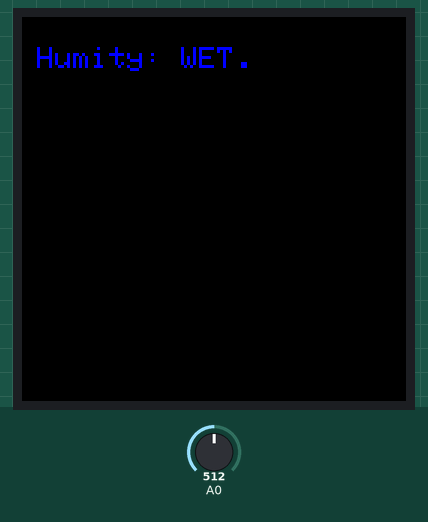
This sketch was run on a simulated ESP8266 (NodeMCU). On the bench: 128×128 colour display. Inputs (shaded band) come from the test bench; at power-on: A0 = 512.

Above: at 1.3 s.
1.4 s: A0 set to 592
2.9 s: A0 set to 616
At 4.5 s:
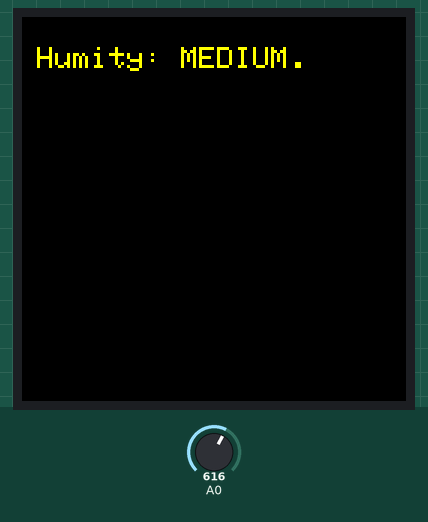
4.8 s: A0 set to 686
6.3 s: A0 set to 711
At 7.2 s:
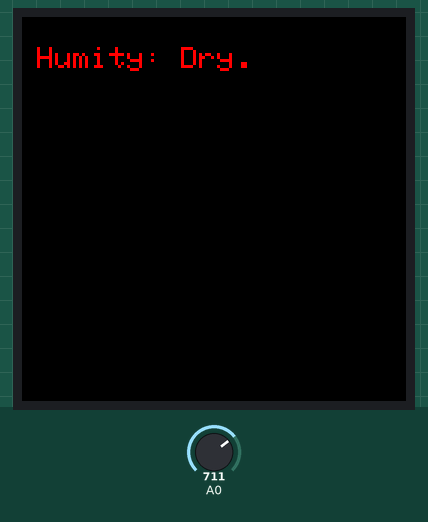
8.0 s: A0 set to 591
At 8.5 s:
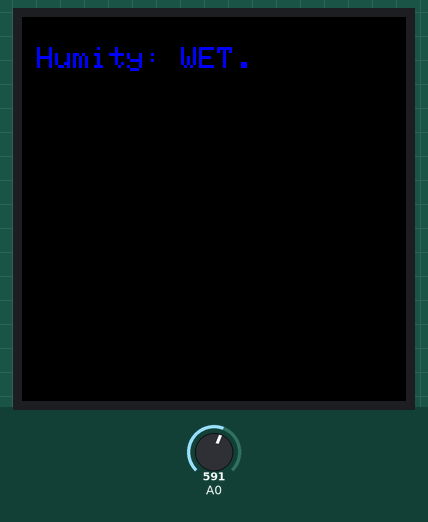
9.6 s: A0 set to 610
At 10.9 s:
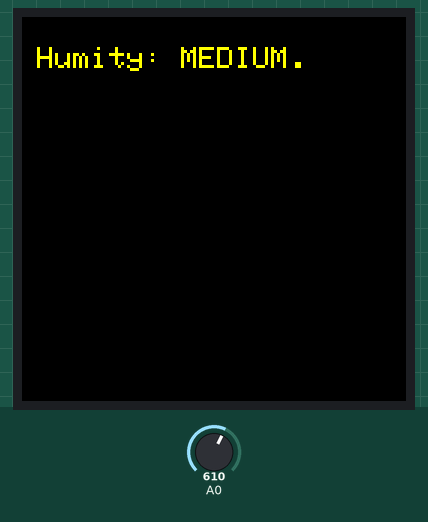
Timing chart, 0 to 12.2 s (numbered marks = the images above; inputs shaded):
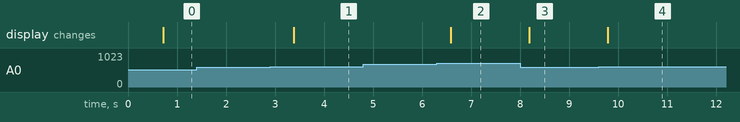

The sketch:

tftMoisture.ino
```cpp
#include <TFT_ILI9163C.h>    //utilizada para se comunicar com o módulo LCD
int A0_pin = 0; // Pin A0
int value_A0 = 0; // Initial Value
String analog;

//Define as cores
#define BLACK   0x0000
#define BLUE    0x001F
#define RED     0xF800
#define GREEN   0x07E0
#define CYAN    0x07FF
#define MAGENTA 0xF81F
#define YELLOW  0xFFE0
#define WHITE   0xFFFF

#define __CS D1 // pino que conectaremos o CS do módulo LCD
#define __DC D4 // pino que conectaremos o RS do módulo LCD

TFT_ILI9163C display = TFT_ILI9163C(__CS, __DC); // construtor do objeto que utilizaremos para se comunicar com o módulo LCD

void setup(void) {

    Serial.begin(115200);
    pinMode(A0_pin, INPUT);
    display.begin(); // inicialização para se comunicar com o módulo LCD
    display.clearScreen(); // limpa a tela, removendo todos os desenhos
    display.fillScreen(BLACK); // pinta a tela toda de preto
    display.setTextSize(1.5); // configura o tamanho do texto com o tamanho 1.5
    display.setTextColor(GREEN); // configura a cor do texto como verde
    display.setCursor(5,10); // posiciona o cursor para começar a escrita a partir do (x,y)

}

void loop(){

    delay(500);

    value_A0 = analogRead(A0_pin);  //Read Analogic Pin and buffer

    if (value_A0 < 600) {
        display.setTextColor(BLUE);
        analog  = "WET.";
    }

    if (value_A0 > 601 && value_A0 < 700){
        display.setTextColor(YELLOW);
        analog  = "MEDIUM.";
    }

    if (value_A0 > 701){
      display.setTextColor(RED);
      analog  = "Dry.";
    }


    display.clearScreen(); // limpa a tela, removendo todos os desenhos
    display.fillScreen(BLACK); // pinta a tela toda de preto
    display.setTextSize(1.5); // configura o tamanho do texto com o tamanho 1.5
    display.setCursor(5,10); // posiciona o cursor para começar a escrita a partir do (x,y)
    display.print("Humity: "+analog); // escreve em tela

}
```

Measured:
- the behaviour switches between 601 and 602 on A0 (found by bisection; images 0 and 1)
- the behaviour switches between 701 and 702 on A0 (found by bisection; images 1 and 2)
- after the input at 1.4 s, every drawn part: stays the same
- after the input at 2.9 s, the display: changes after 0.48 s (image 1)
- after the input at 4.8 s, every drawn part: stays the same
- after the input at 6.3 s, the display: changes after 0.28 s (image 2)
- after the input at 8.0 s, the display: changes after 0.18 s (image 3)
- after the input at 9.6 s, the display: changes after 0.18 s (image 4)
